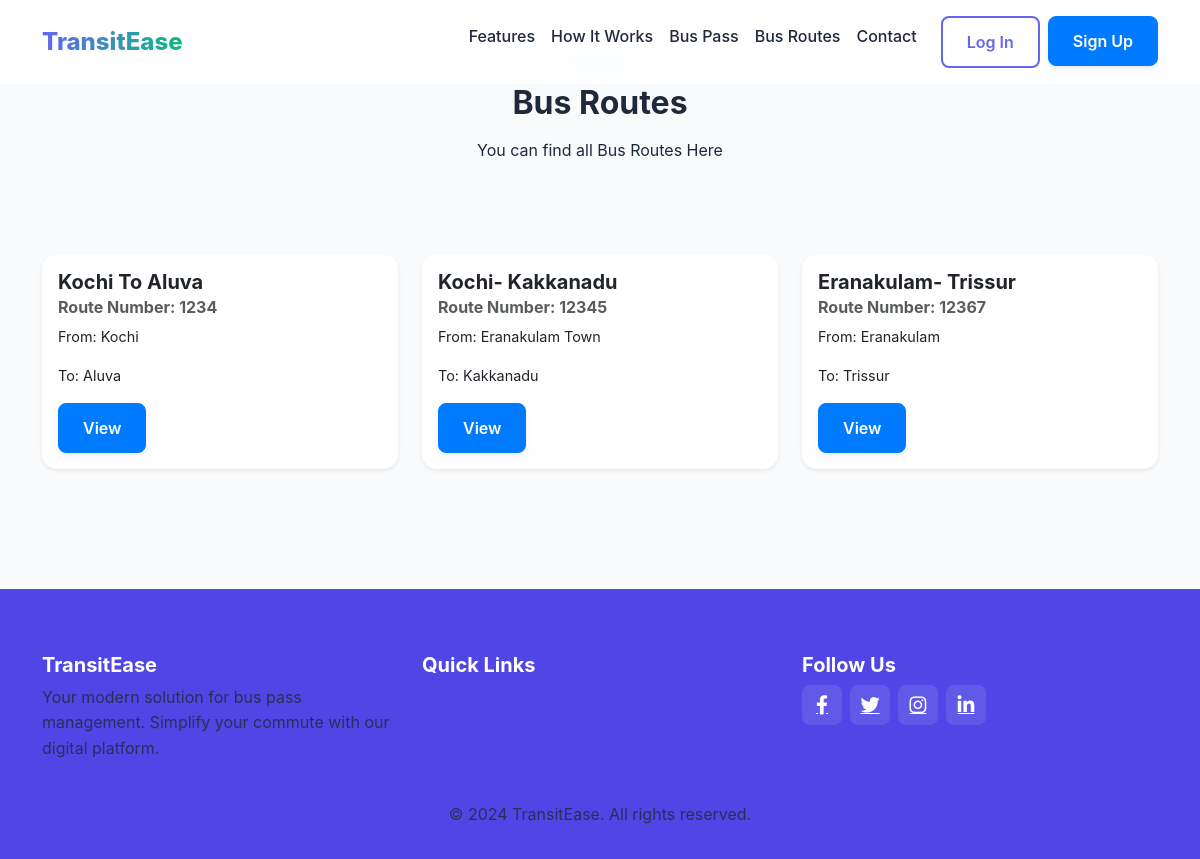
The app's page /bus_routes with its own data.
### home/models.py (models this page shows, shortened)
class BusRoute(models.Model):
    route_name = models.CharField(max_length=100, unique=True)
    start_point = models.CharField(max_length=100)
    end_point = models.CharField(max_length=100)
    route_number = models.CharField(max_length=10, unique=True)
    class Meta:
        verbose_name = 'bus route'
        verbose_name_plural = 'bus routes'

### home/views.py (the view)
# urls.py: path("bus_routes",views.bus_routes,name="bus_routes"),
def bus_routes(request):
    routes = BusRoute.objects.all()
    context = {
        "routes":routes
    }
    return render(request,"bus_routes.html",context)

### templates/bus_routes.html (shortened to what this page needs)
{% extends 'index.html' %}
{% block content %}
<section id="features" class="py-5 py-lg-7">
    <div class="container">
        <div class="text-center mb-5">
            <span class="badge bg-primary-light text-primary px-3 py-2 mb-2">Bus Routes</span>
            <h2 class="fw-bold mb-3">Bus Routes</h2>
            <p class="text-gray mx-auto" style="max-width: 600px;">You can find all Bus Routes Here </p>
         <br>
        </div>
        <div class="row">
            {% for route in routes %}
            <div class="col-md-4 mb-4">
                <div class="card h-100 shadow-sm">
                    <div class="card-body">
                        <h5 class="card-title">{{ route.route_name }}</h5>
                        <h6 class="card-subtitle mb-2 text-muted">Route Number: {{ route.route_number }}</h6>
                        <p class="card-text">From: {{ route.start_point }}</p>
                        <p class="card-text">To: {{ route.end_point }}</p>
                        <a href="{% url 'route_detail_user' route.id %}" class="btn btn-primary">View</a>
                    </div>
                </div>
            </div>
            {% endfor %}
        </div>
    </div>
</section>
{% endblock %}

### templates/index.html (style rules this page uses)
:root { --primary: #6366f1; --primary-dark: #4f46e5; --secondary: #10b981; --dark: #1e293b; --light: #f8fafc; --gray: #94a3b8; --gray-light: #f1f5f9; --gray-dark: #334155; --danger: #ef4444; --warning: #f59e0b; --info: #3b82f6; }
body { font-family: 'Inter', -apple-system, BlinkMacSystemFont, 'Segoe UI', Roboto, sans-serif; color: var(--dark); background-color: var(--light); line-height: 1.6; }
h1, h2, h3, h4, h5, h6 { font-weight: 700; }
.btn { padding: 0.75rem 1.5rem; font-weight: 600; border-radius: 0.5rem; transition: all 0.3s ease; }
.btn-primary { background-color: var(--primary); border-color: var(--primary); box-shadow: 0 4px 6px -1px rgba(99, 102, 241, 0.1), 0 2px 4px -1px rgba(99, 102, 241, 0.06); }
.card { border: none; border-radius: 1rem; overflow: hidden; box-shadow: 0 4px 6px -1px rgba(0, 0, 0, 0.1), 0 2px 4px -1px rgba(0, 0, 0, 0.06); transition: all 0.3s ease; }

### templates/bus_routes.html (style rules this page uses)
.card { border-radius: 15px; transition: transform 0.2s; }
.card-title { font-size: 1.25rem; font-weight: bold; }
.card-subtitle { font-size: 1rem; color: #6c757d; }
.card-text { font-size: 0.9rem; }
.btn-primary { background-color: #007bff; border-color: #007bff; }

### records on screen
BusRoute: route_name "Kochi To Aluva", route_number "1234", start_point "Kochi", end_point "Aluva"
BusRoute: route_name "Kochi- Kakkanadu", route_number "12345", start_point "Eranakulam Town", end_point "Kakkanadu"
BusRoute: route_name "Eranakulam- Trissur", route_number "12367", start_point "Eranakulam", end_point "Trissur"
